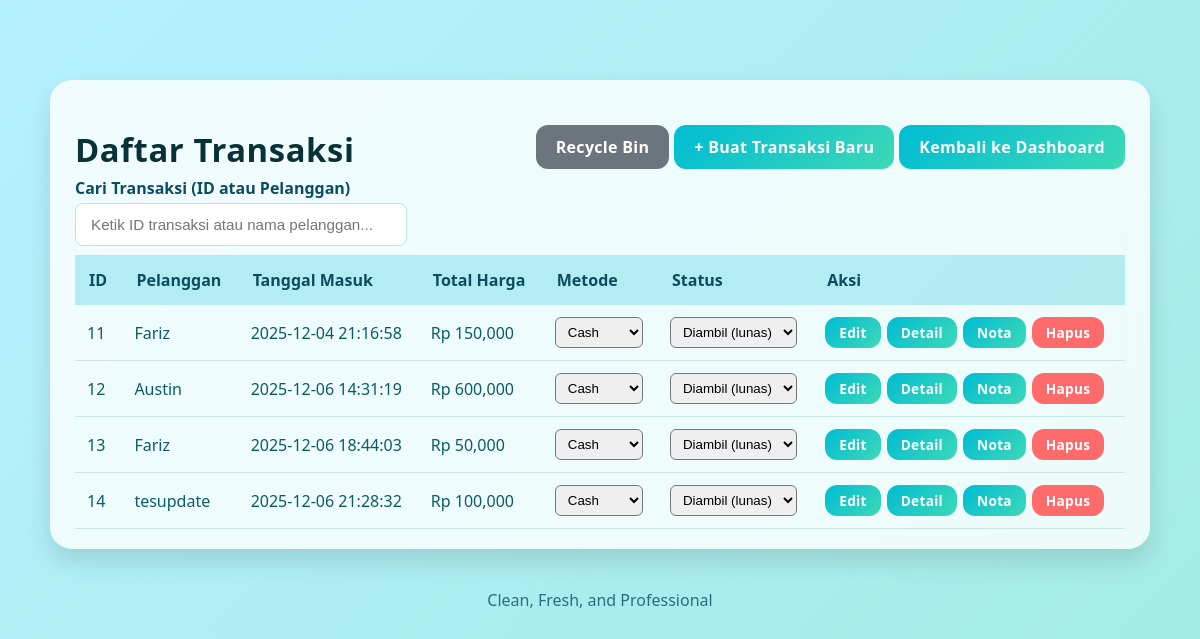
/app/Controllers/TransaksiController.php?aksi=index, run on an earlier commit of the app's database.
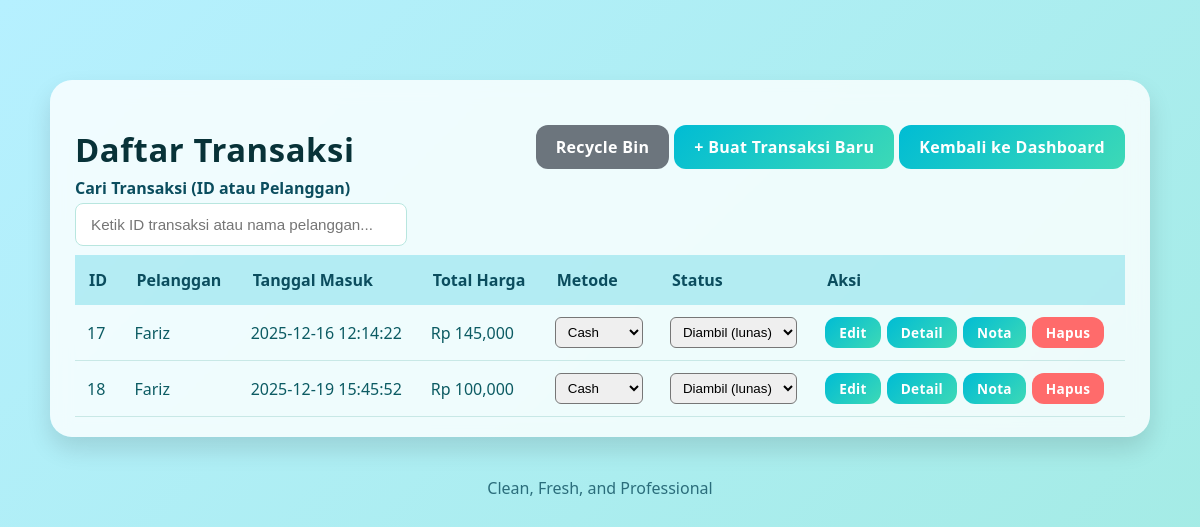
And on a later commit of the database.
### tables this page shows
CREATE TABLE `transaksi` (
  `id_transaksi` int(11) NOT NULL,
  `id_pelanggan` int(11) DEFAULT NULL,
  `id_pegawai` varchar(20) DEFAULT NULL,
  `tanggal_masuk` datetime DEFAULT NULL,
  `tanggal_selesai` datetime DEFAULT NULL,
  `status` varchar(50) DEFAULT 'Belum Lunas',
  `total_harga` decimal(10,2) DEFAULT 0.00,
  `metode_pembayaran` enum('Cash','Transfer','QRIS') DEFAULT 'Cash',
  `deleted_at` datetime DEFAULT NULL
);

CREATE TABLE `pelanggan` (
  `id_pelanggan` int(11) NOT NULL,
  `nama` varchar(100) NOT NULL,
  `no_hp` varchar(20) DEFAULT NULL,
  `alamat` text DEFAULT NULL,
  `deleted_at` datetime DEFAULT NULL
);

### core/Controller.php (called while the page is built, shortened)
<?php
class Controller {
    public function model($model) {
        return new $model;
    }
    public function view($path, $data = []) {
        extract($data);
        $viewFile = __DIR__ . "/../app/Views/$path.php";
        require_once $viewFile;
    }
}

### config/koneksi.php (called while the page is built, shortened)
<?php
class Database {
    private static $instance = null;
    public static function connect() {
        if (self::$instance === null) {
            try {
                self::$instance = new PDO(
                    "mysql:host=" . DB_HOST . ";dbname=" . DB_NAME . ";charset=utf8mb4",
                    DB_USER,
                    DB_PASS,
                    [
                        PDO::ATTR_ERRMODE => PDO::ERRMODE_EXCEPTION,
                        PDO::ATTR_DEFAULT_FETCH_MODE => PDO::FETCH_ASSOC,
                        PDO::ATTR_EMULATE_PREPARES => false
                    ]
                );
            } catch (PDOException $e) {
                die("Database Connection Error: " . $e->getMessage());
            }
        }
        return self::$instance;
    }
}

### core/Model.php (called while the page is built, shortened)
<?php
require_once __DIR__ . '/../config/koneksi.php';
require_once __DIR__ . '/QueryBuilder.php';
class Model {
    protected $db;
    protected $table;
    public function __construct() {
        $this->db = Database::connect();
    }
    protected function getQueryBuilder($table = null, $pk = 'id') {
        return new QueryBuilder($this->db, $table ?? $this->table, $pk);
    }
}

### core/QueryBuilder.php (called while the page is built, shortened)
<?php
class QueryBuilder {
    protected $pdo;
    public function __construct($pdo = null, $table = null, $pk = 'id') {
        $this->pdo = $pdo ?? $GLOBALS['db'] ?? null;
    }
    public function raw($sql, $params = []) {
        $stmt = $this->pdo->prepare($sql);
        $stmt->execute($params);
        return $stmt->fetchAll();
    }
}
?>

### app/Models/Transaksi.php (called while the page is built, shortened)
<?php
require_once __DIR__ . '/../../core/Model.php';
class Transaksi extends Model {
    protected $table = 'transaksi';
    protected $primaryKey = 'id_transaksi';
    public function getAll() {
        $qb = $this->getQueryBuilder($this->table, $this->primaryKey);
        return $qb->raw(
            "SELECT t.*, p.nama as nama_pelanggan, p.no_hp as no_hp
            FROM {$this->table} t
            LEFT JOIN pelanggan p ON t.id_pelanggan = p.id_pelanggan
            WHERE t.deleted_at IS NULL
            ORDER BY t.id_transaksi ASC"
        );
    }
}

### app/Views/transaksi/index.php (the view, shortened to what the changed rows need)
<!DOCTYPE html>
<html lang="id">
<head>
<link rel="stylesheet" href="/bellaundry/public/assets/css/style.css">
</head>
<body>
<div class="container-crud">
    <div class="card-crud">
        <div style="display:flex; justify-content:space-between; align-items:center; margin-bottom:5px;">
            <h2 class="card-title">Daftar Transaksi</h2>
        </div>
        <table class="table-crud" id="tabelTransaksi" style="margin-top: 9px;">
            <tr>
                <th>ID</th>
                <th>Pelanggan</th>
                <th>Tanggal Masuk</th>
                <th>Total Harga</th>
                <th>Metode</th>
                <th>Status</th>
                <th>Aksi</th>
            </tr>
            <?php
            if (!empty($transaksi)):
              foreach ($transaksi as $row): ?>
              <tr class="row-transaksi" data-id="<?= $row['id_transaksi'] ?>" data-nama="<?= strtolower($row['nama_pelanggan'] ?? '') ?>">
                <td><?= htmlspecialchars($row['id_transaksi']) ?></td>
                <td><?= htmlspecialchars($row['nama_pelanggan'] ?? 'N/A') ?></td>
                <td><?= htmlspecialchars($row['tanggal_masuk']) ?></td>
                <td>Rp <?= number_format($row['total_harga'] ?? 0, 0) ?></td>
                <td>
                  <form method="post" action="/bellaundry/app/Controllers/TransaksiController.php?aksi=update" style="display:inline;">
                    <select name="metode_pembayaran" onchange="this.form.submit()" style="padding:6px 8px; border-radius:6px;">
                      <option value="Cash" <?= (strtolower($row['metode_pembayaran'] ?? '') === 'cash') ? 'selected' : '' ?>>Cash</option>
                    </select>
                  </form>
                </td>
                <td>
                  <form method="post" action="/bellaundry/app/Controllers/TransaksiController.php?aksi=update" style="display:inline;">
                    <select name="status" onchange="this.form.submit()" style="padding:6px 8px; border-radius:6px;">
                      <option value="Diambil (lunas)" <?= ($row['status'] ?? '') === 'Diambil (lunas)' ? 'selected' : '' ?>>Diambil (lunas)</option>
                    </select>
                  </form>
                </td>
                <td>
                  <div style="display:flex; gap:6px;">
                    <a href="/bellaundry/app/Controllers/TransaksiController.php?aksi=edit&id_transaksi=<?= $row['id_transaksi'] ?>" class="btn-gradient" style="padding:6px 14px; font-size:0.85rem;">Edit</a>
                    <a href="/bellaundry/app/Controllers/TransaksiController.php?aksi=detail&id_transaksi=<?= $row['id_transaksi'] ?>" class="btn-gradient" style="padding:6px 14px; font-size:0.85rem;">Detail</a>
                    <a href="/bellaundry/app/Controllers/TransaksiController.php?aksi=nota&id_transaksi=<?= $row['id_transaksi'] ?>" class="btn-gradient" style="padding:6px 14px; font-size:0.85rem;">Nota</a>
                    <a href="/bellaundry/app/Controllers/TransaksiController.php?aksi=delete&id=<?= $row['id_transaksi'] ?>" onclick="return confirm('Yakin ingin hapus?')" class="btn-gradient" style="background:#ff6b6b; padding:6px 14px; font-size:0.85rem;">Hapus</a>
                  </div>
                </td>
              </tr>
            <?php endforeach;
            else: ?>
              <tr>
                <td colspan="7" style="text-align:center; padding:20px; color:#999;">Tidak ada data transaksi</td>
              </tr>
            <?php endif; ?>
        </table>
    </div>
</div>
</body>
</html>

What changed in the data, as far as the page shows it:
removed transaksi: id_transaksi "11", id_pelanggan.nama "Fariz", tanggal_masuk "2025-12-04 21:16:58", total_harga "150,000", status "Diambil (lunas)"
removed transaksi: id_transaksi "12", id_pelanggan.nama "Austin", tanggal_masuk "2025-12-06 14:31:19", total_harga "600,000", status "Diambil (lunas)"
removed transaksi: id_transaksi "13", id_pelanggan.nama "Fariz", tanggal_masuk "2025-12-06 18:44:03", total_harga "50,000", status "Diambil (lunas)"
removed transaksi: id_transaksi "14", id_pelanggan.nama "tesupdate", tanggal_masuk "2025-12-06 21:28:32", total_harga "100,000", status "Diambil (lunas)"
added transaksi: id_transaksi "17", id_pelanggan.nama "Fariz", tanggal_masuk "2025-12-16 12:14:22", total_harga "145,000", status "Diambil (lunas)"
added transaksi: id_transaksi "18", id_pelanggan.nama "Fariz", tanggal_masuk "2025-12-19 15:45:52", total_harga "100,000", status "Diambil (lunas)"
